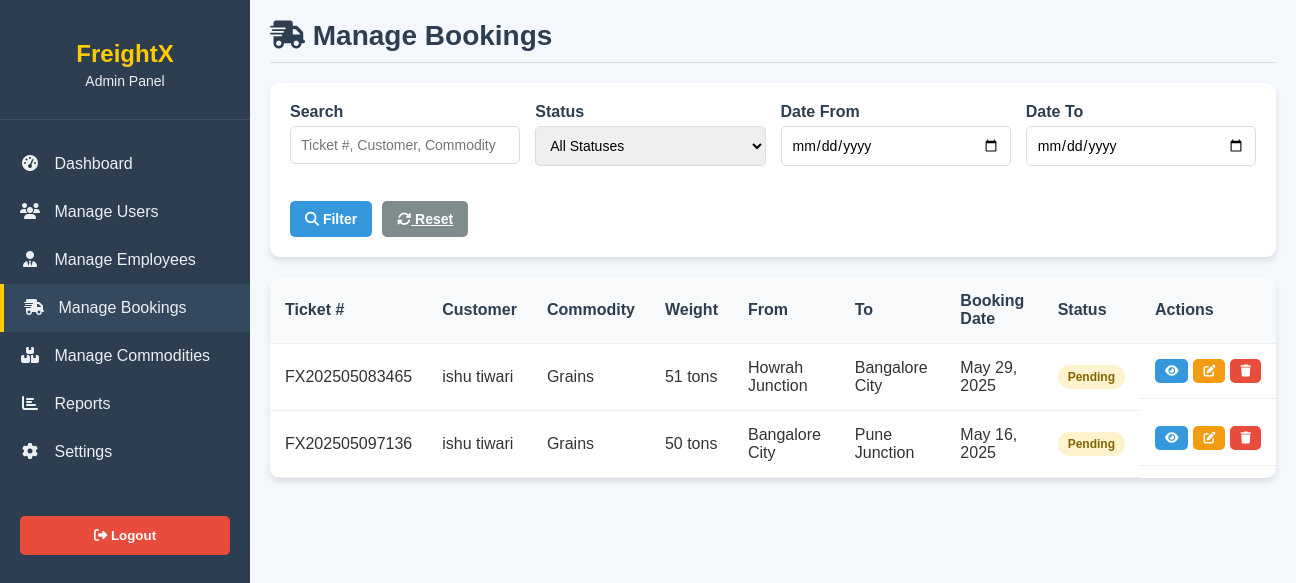
Page /manage_bookings.php (signed in) on the committed database.
### tables this page shows
CREATE TABLE `bookings` (
  `id` int(11) NOT NULL,
  `user_id` int(11) NOT NULL,
  `commodity_type` varchar(100) NOT NULL,
  `weight` float NOT NULL,
  `source` varchar(100) NOT NULL,
  `destination` varchar(100) NOT NULL,
  `booking_date` date NOT NULL,
  `delivery_method` varchar(50) DEFAULT NULL,
  `notes` text DEFAULT NULL,
  `delivery_date` date DEFAULT NULL,
  `price` decimal(10,2) NOT NULL,
  `status` enum('pending','confirmed','in_transit','delivered','cancelled') DEFAULT 'pending',
  `payment_status` enum('pending','completed','failed','refunded') NOT NULL DEFAULT 'pending',
  `payment_id` varchar(100) DEFAULT NULL,
  `order_id` varchar(100) DEFAULT NULL,
  `payment_method` varchar(50) DEFAULT NULL,
  `ticket_number` varchar(20) DEFAULT NULL,
  `cancellation_reason` text DEFAULT NULL,
  `cancelled_at` timestamp NULL DEFAULT NULL,
  `created_at` timestamp NOT NULL DEFAULT current_timestamp()
);

CREATE TABLE `users` (
  `id` int(11) NOT NULL,
  `name` varchar(100) NOT NULL,
  `email` varchar(100) NOT NULL,
  `password` varchar(255) NOT NULL,
  `phone` varchar(20) DEFAULT NULL,
  `address` text DEFAULT NULL,
  `created_at` timestamp NOT NULL DEFAULT current_timestamp()
);

### manage_bookings.php (the view, shortened to what this page needs)
<?php
include 'db_connect.php';
$records_per_page = 10;
$page = isset($_GET['page']) ? (int)$_GET['page'] : 1;
$offset = ($page - 1) * $records_per_page;
$search = isset($_GET['search']) ? $_GET['search'] : '';
$date_from = isset($_GET['date_from']) ? $_GET['date_from'] : '';
$date_to = isset($_GET['date_to']) ? $_GET['date_to'] : '';
$query = "SELECT b.*, u.name as user_name
          FROM bookings b
          LEFT JOIN users u ON b.user_id = u.id
          WHERE 1=1";
$params = [];
$types = "";
$query .= " ORDER BY b.booking_date DESC LIMIT ?, ?";
$params[] = $offset;
$params[] = $records_per_page;
$types .= "ii";
$stmt = $conn->prepare($query);
if (!empty($params)) {
    $stmt->bind_param($types, ...$params);
}
$stmt->execute();
$result = $stmt->get_result();
?>
<!DOCTYPE html>
<html lang="en">
<head>
    <link rel="stylesheet" href="https://cdnjs.cloudflare.com/ajax/libs/font-awesome/6.4.0/css/all.min.css">
</head>
<body>
    <div class="dashboard-container">
        <div class="sidebar">
            <div class="sidebar-header">
                <h2>FreightX</h2>
                <div class="admin-info">
                    <p>Admin Panel</p>
                </div>
            </div>
            <div class="sidebar-menu">
                <a href="admin_dashboard.php"><i class="fas fa-tachometer-alt"></i> Dashboard</a>
                <a href="manage_users.php"><i class="fas fa-users"></i> Manage Users</a>
                <a href="manage_employees.php"><i class="fas fa-user-tie"></i> Manage Employees</a>
                <a href="manage_bookings.php" class="active"><i class="fas fa-shipping-fast"></i> Manage Bookings</a>
                <a href="manage_commodities.php"><i class="fas fa-boxes"></i> Manage Commodities</a>
                <a href="reports.php"><i class="fas fa-chart-bar"></i> Reports</a>
                <a href="admin_dashboard.php"><i class="fas fa-cog"></i> Settings</a>
            </div>
            <form action="admin_logout.php" method="post">
                <button type="submit" class="logout-btn"><i class="fas fa-sign-out-alt"></i> Logout</button>
            </form>
        </div>
        <div class="main-content">
            <div class="page-header">
                <h1><i class="fas fa-shipping-fast"></i> Manage Bookings</h1>
            </div>
            <div class="filter-container">
                <form action="" method="GET" class="filter-form">
                    <div class="filter-group">
                        <label for="search">Search</label>
                        <input type="text" id="search" name="search" placeholder="Ticket #, Customer, Commodity" value="<?php echo htmlspecialchars($search); ?>">
                    </div>
                    <div class="filter-group">
                        <label for="status">Status</label>
                        <select id="status" name="status">
                            <option value="">All Statuses</option>
                        </select>
                    </div>
                    <div class="filter-group">
                        <label for="date_from">Date From</label>
                        <input type="date" id="date_from" name="date_from" value="<?php echo htmlspecialchars($date_from); ?>">
                    </div>
                    <div class="filter-group">
                        <label for="date_to">Date To</label>
                        <input type="date" id="date_to" name="date_to" value="<?php echo htmlspecialchars($date_to); ?>">
                    </div>
                    <div class="filter-buttons">
                        <button type="submit" class="btn btn-primary"><i class="fas fa-search"></i> Filter</button>
                        <a href="manage_bookings.php" class="btn btn-secondary"><i class="fas fa-sync-alt"></i> Reset</a>
                    </div>
                </form>
            </div>
            <div class="table-container">
                <table>
                    <thead>
                        <tr>
                            <th>Ticket #</th>
                            <th>Customer</th>
                            <th>Commodity</th>
                            <th>Weight</th>
                            <th>From</th>
                            <th>To</th>
                            <th>Booking Date</th>
                            <th>Status</th>
                            <th>Actions</th>
                        </tr>
                    </thead>
                    <tbody>
                        <?php if ($result->num_rows > 0): ?>
                            <?php while ($booking = $result->fetch_assoc()): ?>
                                <tr>
                                    <td><?php echo htmlspecialchars($booking['ticket_number'] ?? 'N/A'); ?></td>
                                    <td><?php echo htmlspecialchars($booking['user_name'] ?? 'N/A'); ?></td>
                                    <td><?php echo htmlspecialchars($booking['commodity_type']); ?></td>
                                    <td><?php echo htmlspecialchars($booking['weight']); ?> tons</td>
                                    <td><?php echo htmlspecialchars($booking['source']); ?></td>
                                    <td><?php echo htmlspecialchars($booking['destination']); ?></td>
                                    <td><?php echo date('M d, Y', strtotime($booking['booking_date'])); ?></td>
                                    <td>
                                        <span class="status-badge status-<?php echo strtolower($booking['status']); ?>">
                                            <?php echo ucfirst(str_replace('_', ' ', $booking['status'])); ?>
                                        </span>
                                    </td>
                                    <td class="action-buttons">
                                        <button class="action-btn btn-view" onclick="viewBooking(<?php echo $booking['id']; ?>)">
                                            <i class="fas fa-eye"></i>
                                        </button>
                                        <button class="action-btn btn-edit" onclick="openStatusModal(<?php echo $booking['id']; ?>, '<?php echo $booking['status']; ?>')">
                                            <i class="fas fa-edit"></i>
                                        </button>
                                        <button class="action-btn btn-delete" onclick="confirmDelete(<?php echo $booking['id']; ?>)">
                                            <i class="fas fa-trash"></i>
                                        </button>
                                    </td>
                                </tr>
                            <?php endwhile; ?>
                        <?php else: ?>
                            <tr>
                                <td colspan="9" style="text-align: center;">No bookings found</td>
                            </tr>
                        <?php endif; ?>
                    </tbody>
                </table>
            </div>
        </div>
    </div>
</body>
</html>

### manage_bookings.php (style rules this page uses)
* { margin: 0; padding: 0; box-sizing: border-box; font-family: 'Arial', sans-serif; }
body { background: #f4f7fc; color: #333; }
.dashboard-container { display: flex; min-height: 100vh; }
.sidebar { width: 250px; background: #2c3e50; color: white; padding: 20px 0; position: fixed; height: 100vh; overflow-y: auto; }
.sidebar-header { padding: 20px; text-align: center; border-bottom: 1px solid #3d5166; }
.sidebar-header h2 { color: #ffcc00; font-size: 24px; margin-bottom: 5px; }
.admin-info { font-size: 14px; color: #ecf0f1; margin-bottom: 10px; }
.sidebar-menu { padding: 20px 0; }
.sidebar-menu a { display: block; padding: 15px 20px; color: #ecf0f1; text-decoration: none; transition: 0.3s; font-size: 16px; }
.sidebar-menu a i { margin-right: 10px; width: 20px; text-align: center; }
.sidebar-menu a:hover, .sidebar-menu a.active { background: #34495e; border-left: 4px solid #ffcc00; }
.logout-btn { margin: 20px; padding: 12px; background: #e74c3c; color: white; border: none; border-radius: 5px; cursor: pointer; width: calc(100% - 40px); font-weight: bold; transition: 0.3s; }
.main-content { flex: 1; margin-left: 250px; padding: 20px; }
.page-header { display: flex; justify-content: space-between; align-items: center; margin-bottom: 20px; padding-bottom: 10px; border-bottom: 1px solid #ddd; }
.page-header h1 { font-size: 28px; color: #2c3e50; }
.filter-container { background: white; padding: 20px; border-radius: 10px; box-shadow: 0 4px 6px rgba(0, 0, 0, 0.1); margin-bottom: 20px; }
.filter-form { display: grid; grid-template-columns: repeat(auto-fit, minmax(200px, 1fr)); gap: 15px; }
.filter-group { margin-bottom: 10px; }
.filter-group label { display: block; margin-bottom: 5px; font-weight: bold; color: #2c3e50; }
.filter-group input, .filter-group select { width: 100%; padding: 10px; border: 1px solid #ddd; border-radius: 5px; font-size: 14px; }
.filter-buttons { display: flex; gap: 10px; margin-top: 10px; }
.btn { padding: 10px 15px; border: none; border-radius: 5px; cursor: pointer; font-weight: bold; font-size: 14px; transition: 0.3s; }
.btn-primary { background: #3498db; color: white; }
.btn-secondary { background: #7f8c8d; color: white; }
.table-container { background: white; border-radius: 10px; box-shadow: 0 4px 6px rgba(0, 0, 0, 0.1); overflow: hidden; margin-bottom: 20px; }
table { width: 100%; border-collapse: collapse; }
th, td { padding: 15px; text-align: left; border-bottom: 1px solid #eee; }
th { background: #f8f9fa; font-weight: bold; color: #2c3e50; }
.status-badge { display: inline-block; padding: 5px 10px; border-radius: 20px; font-size: 12px; font-weight: bold; }
.status-pending { background: #fff3cd; color: #856404; }
.action-buttons { display: flex; gap: 5px; }
.action-btn { padding: 5px 10px; border-radius: 5px; font-size: 12px; cursor: pointer; border: none; }
.btn-view { background: #3498db; color: white; }
.btn-edit { background: #f39c12; color: white; }
.btn-delete { background: #e74c3c; color: white; }

### rows in the picture
bookings: ticket_number "FX202505083465", user.name "ishu tiwari", commodity_type "Grains", weight "51", source "Howrah Junction", destination "Bangalore City", booking_date "May 29, 2025", status "Pending"
bookings: ticket_number "FX202505097136", user.name "ishu tiwari", commodity_type "Grains", weight "50", source "Bangalore City", destination "Pune Junction", booking_date "May 16, 2025", status "Pending"
